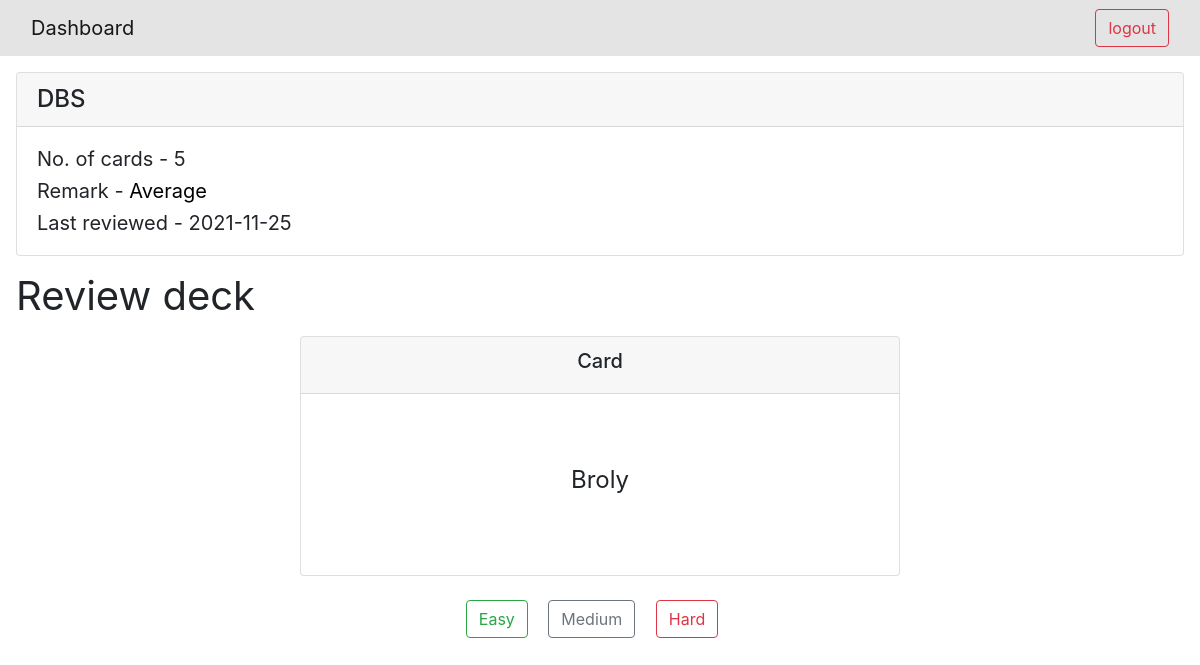
The app's page /review/9 (signed in) with its own data.
### main.py (models this page shows)
class Decks(db.Model):
    __tablename__ = 'decks'
    deck_id = db.Column(db.Integer, primary_key=True, autoincrement=True)
    name = db.Column(db.String, nullable=False)
    score = db.Column(db.String)
    last_reviewed = db.Column(db.DateTime)
    user_decks = db.relationship("User", secondary="user_decks")

class Cards(db.Model):
    __tablename__ = 'cards'
    card_id = db.Column(db.Integer, primary_key=True, autoincrement=True)
    front = db.Column(db.String, nullable=False)
    back = db.Column(db.String, nullable=False)
    score = db.Column(db.Integer)
    count = db.Column(db.Integer)

### application/controllers.py (the view, shortened to what this page needs)
@app.route("/review/<int:deck_id>", methods=["GET", "POST"])
@login_required
def review(deck_id):
    deck = Decks.query.filter_by(deck_id = deck_id).first()
    if deck is None:
        flash("Deck can't be found!")
        return redirect(url_for("dashboard"))
    deck_cards = DeckCards.query.filter_by(deck_id = deck_id).all()
    if len(deck_cards) == 0:
        flash("No cards in the deck!")
        return redirect(url_for("dashboard"))
    cards = []
    card_count = 0
    for deck_card in deck_cards:
        card = Cards.query.filter_by(card_id = deck_card.card_id).first()
        card_count += 1
        if card.score < 18:
            cards.append(card)
    if request.method == "GET":
        cur_card = -1
        if not cards:
            sum_count = 0
            count = 0
            for deck_card in deck_cards:
                mod_card = Cards.query.filter_by(card_id = deck_card.card_id).first()
                mod_card.score = 0
                sum_count += mod_card.count
                mod_card.count = 0
                count += 1
            avg_count = sum_count // count
            deck.score = avg_count
            deck.last_reviewed = datetime.datetime.now()
            db.session.commit()
        else:
            cur_card = cards[randint(0, len(cards) - 1)]
        return render_template("review.html", deck = deck, card = cur_card, cards=cards, num_cards = card_count)

### templates/review.html (shortened to what this page needs)
<!DOCTYPE html>
<html lang="en">
<head>
    <link rel="stylesheet" href="/static/styles/review.css">
    <link rel="stylesheet" href="https://maxcdn.bootstrapcdn.com/bootstrap/4.5.2/css/bootstrap.min.css">
</head>
<body>
    <nav class="navbar navbar-expand-lg navbar-light" style="background-color: #e4e4e4;">
        <div class="container-fluid">
            <a class="navbar-brand" href="/">Dashboard</a>
            <button type="button" class="btn btn-outline-danger" onclick="location.href='/logout';">logout</button>
        </div>
    </nav>
    <div class="card m-3">
        <h4 class="card-header">{{deck.name}}</h4>
        <div class="card-body">
            <h5 class="card-text font-weight-normal">No. of cards - {{num_cards}}</h5> </h5>
            {% if not deck.score %}
            <h5 class="card-text font-weight-normal">Remark - <span id='score_n'>None</span></h5>
            {% elif deck.score >= 1 and deck.score <= 2 %}
            <h5 class="card-text font-weight-normal">Remark - <span id='score_g'>Good</span></h5>
            {% elif deck.score >= 3 and deck.score <= 4 %}
            <h5 class="card-text font-weight-normal" >Remark - <span id='score_a'>Average</span></h5>
            {% else %}
            <h5 class="card-text font-weight-normal">Remark - <span id='score_b'>Bad</span></h5>
            {% endif %}
            {% if deck.last_reviewed %}
            <h5 class="card-text font-weight-normal">Last reviewed - {{deck.last_reviewed.strftime('%Y-%m-%d')}} </h5>
            {% else %}
            <h5 class="card-texte font-weight-normal">Last reviewed - {{deck.last_reviewed}} </h5>
            {% endif %}
        </div>
    </div>
    <h1 class="m-3 font-weight-normal">Review deck</h1>
    {% if card != -1 %}
    <div class="card text-center mx-auto" id="review-card" style="height: 15rem; width: 50%;" onclick = showAns()>
        <div class="card-header">
            <h5>Card</h5>
        </div>
        <div class="card-body d-flex align-items-center flex-column justify-content-center">
            <div style="width: 90%">
                <h4 class="p-3 font-weight-normal" style="word-wrap: break-word; ">{{ card.front }}</h4>
            </div>
        </div>
      </div>
      <div class="d-flex m-4 justify-content-center">
          <form action="/review/{{deck.deck_id}}" method="post">
              <button name="eval" value="easy" class="mr-3 btn btn-outline-success">Easy</button>
              <button name="eval" value="medium" class="mr-3 btn btn-outline-secondary">Medium</button>
              <button name="eval" value="hard" class="mr-3 btn btn-outline-danger">Hard</button>
          </form>
      </div>
    {% else %}
    <div class="text-center">
        <h1 class="font-weight-normal p-3 text-success">Deck Reviewed!</h1>
        <a href="/" class="btn btn-outline-dark">Go Home</a>
    </div>
    {% endif %}
</body>
</html>

### static/styles/review.css (style rules this page uses)
#score_a { color: black; }

### records on screen
Decks: name "DBS", last_reviewed "2021-11-25"
Cards: front "Broly"

### other values on screen
{{ num_cards }} "5"
